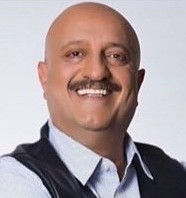
#> input picture HW1/bigMasoud.jpg, 186 x 198 px
$ jupyter execute 'HW1−AmirhoseinYari-98109718-Q3.ipynb'
#> lines starting #> are read from the running program, lines starting #| are printed output that depends on the picture; after the words box and inside, x2 and y2 are one past the last pixel; in counts of white or black regions, pixels touching at a corner belong together
[cell 1]
import imageio as iio
import numpy as np
from matplotlib import pyplot as plt

[cell 2]
img = iio.imread("bigMasoud.jpg")
#> img is the input picture: shape (198, 186, 3); mean R, G, B 171.5, 156.5, 158.5
print(img.shape, img.dtype)
#| (198, 186, 3) uint8

[cell 3]
gama = [1,2 ,3,4, 6, 7.3,7.4, 7.5,8,9,10,11,12, 13,16,20]
plt.figure(figsize = (17, 17))
images = []
for i in range(len(gama)):
    maxdark = 180+2*i;
    dark = (img<maxdark).astype(int)
    dark = img*dark #less than maxdark
    light = img - dark #highlights of image
    darker = (dark**(gama[i])).astype(int) #to the power of gama to reduce brightness
    darker = abs((darker*maxdark/(np.amax(darker))).astype(int)) #normalize and handle -
    temp = darker + light #generate retouched image
    temp = (temp/(1+(i)/10)).astype(np.uint8) #make it even darker overall in each step
    plt.subplot(5,4,i+1)
    plt.imshow(temp)
    plt.title('image '+str(i+1)+':')
    images.append(temp.astype(np.uint8))
    iio.imwrite('bigMasouds/bigMasoud'+str(i+1)+'.png',temp.astype(np.uint8))
#> this loop made 16 passes
#> pass 1, `dark = (img<maxdark).astype(int)`:
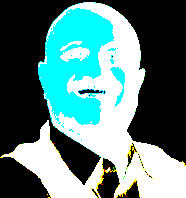
#> dark: shape (198, 186, 3) int64; mean R, G, B 0.35, 0.498, 0.491; drawn with 1 as white
#> pass 1, `dark = img*dark`:
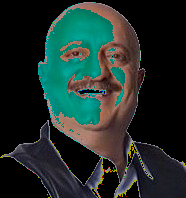
#> dark: shape (198, 186, 3) int64; mean R, G, B 31.2, 45.3, 41.3
#> pass 1, `light = img - dark`:
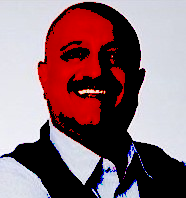
#> light: shape (198, 186, 3) int64; mean R, G, B 140.3, 111.2, 117.2
#> after the loop:
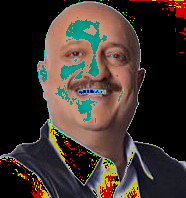
#> dark: shape (198, 186, 3) int64; mean R, G, B 62.1, 51.6, 44.9
#> after the loop:
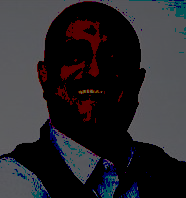
#> temp: shape (198, 186, 3); mean R, G, B 43.5, 41.7, 45.2
#> after the loop, images = 16 items
iio.mimsave('Traumatized_bigMasoud.gif', images, duration=0.25);
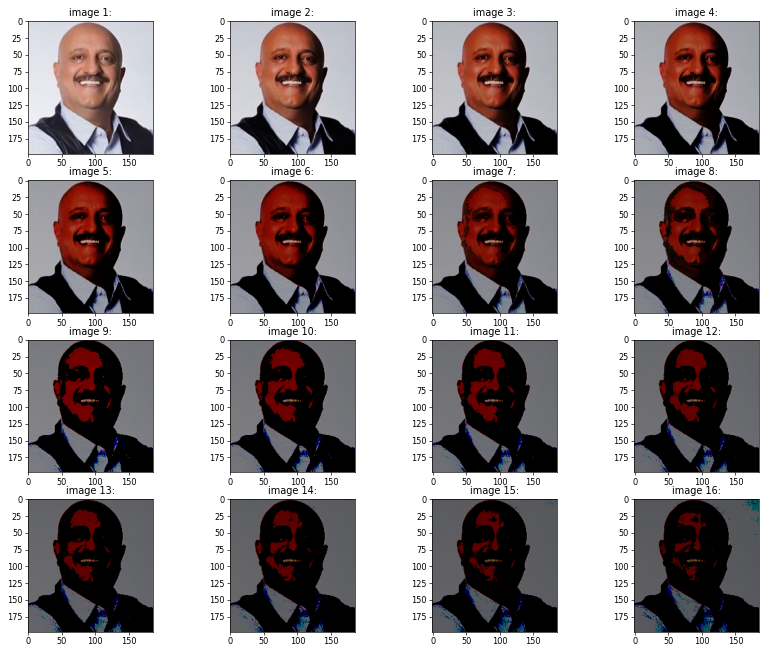
#> figure drawn by matplotlib, 16 panels

[cell 4]
img1 = images[1]
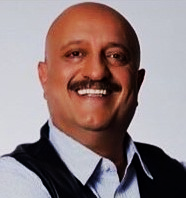
#> img1: shape (198, 186, 3); mean of channels 0, 1, 2 145.9, 126.8, 127.1; drawn as R, G, B
img2 = images[9]
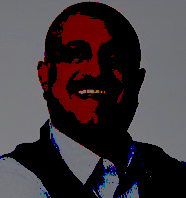
#> img2: shape (198, 186, 3); mean of channels 0, 1, 2 65.9, 57, 60.5; drawn as R, G, B

fig = plt.figure(figsize = (14, 4))
colors = ['red','green','blue']

temp = img1 #first image histogram
ax1 = plt.subplot(1,2,1)
plt.xlim([0, 256])
for i in range(3):
    histogram, bins = np.histogram(temp[:,:,i],bins=256,range=(0,256))
    plt.plot(bins[0:-1], histogram, color=colors[i])
plt.title("Color Histogram image 1: ")
plt.xlabel("Color value")
plt.ylabel("Pixel count")

temp = img2 #second image histogram
ax2 = plt.subplot(1,2,2)
plt.xlim([0, 256])
for i in range(3):
    histogram, bins = np.histogram(temp[:,:,i],bins=256,range=(0,256))
    plt.plot(bins[0:-1], histogram, color=colors[i])
plt.title("Color Histogram image 2: ")
plt.xlabel("Color value")
plt.ylabel("Pixel count")

#save plt
extent = ax1.get_window_extent().transformed(fig.dpi_scale_trans.inverted())
plt.savefig('Histogram_Img1.png', bbox_inches=extent.expanded(1.2, 1.3))
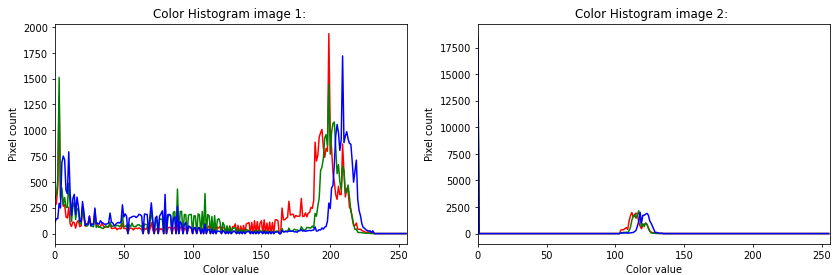
#> figure drawn by matplotlib, 2 panels; panel 1: curve peaks at x = 199, y = 1936; panel 1: curve peaks at x = 3, y = 1512; panel 1: curve peaks at x = 209, y = 1720; panel 2: curve peaks at x = 0, y = 15701

extent = ax2.get_window_extent().transformed(fig.dpi_scale_trans.inverted())
plt.savefig('Histogram_Img2.png', bbox_inches=extent.expanded(1.3, 1.3))

$ run again, with HW1/campusdrive.png saved as HW1/bigMasoud.jpg
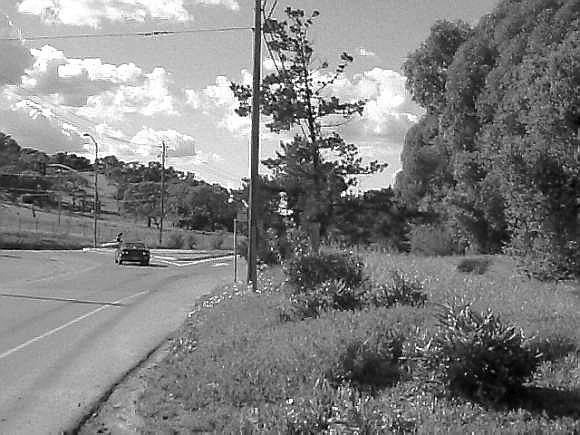
#> input picture HW1/campusdrive.png, 580 x 435 px
#> img is the input picture: shape (435, 580); min 0, max 255, mean 127.9
#| (435, 580) uint8
#> the loop `for i in range(len(gama)):` made 16 passes
#> pass 1, `dark = (img<maxdark).astype(int)`:
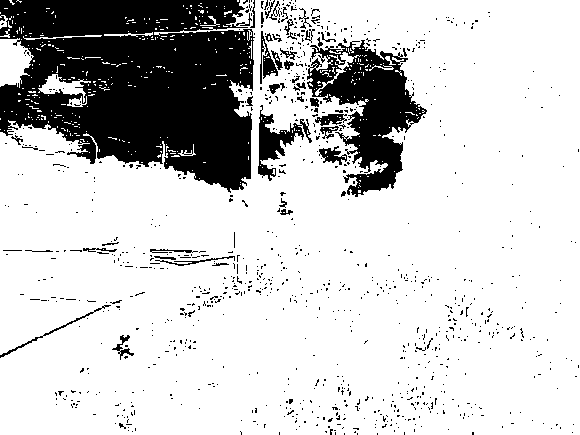
#> dark: shape (435, 580) int64; values 0 (black) and 1 (white), 79.8% white; 975 black regions (933 under 20 px), largest, box (x1, y1, x2, y2) and area: (0, 0, 255, 193) 35332, (307, 40, 427, 197) 8238, (258, 105, 312, 181) 1303
#> after the loop `for i in range(len(gama)):`: images = 16 items
#> `img2 = images[9]`:
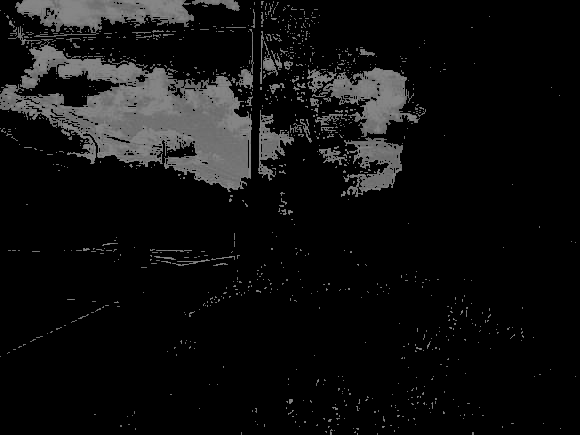
#> img2: shape (435, 580); min 0, max 134, mean 15.6
